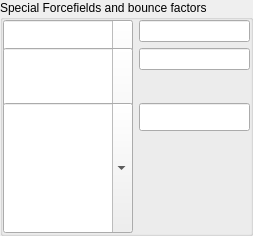
        <widget class="QGroupBox" name="IDC_STATIC_4">
          <property name="title">
            <string>Special Forcefields and bounce factors</string>
          </property>
          <property name="visible">
            <bool>true</bool>
          </property>
          <property name="enabled">
            <bool>true</bool>
          </property>
          <property name="flat">
            <bool>false</bool>
          </property>
          <layout class="QGridLayout" name="layout_4">
            <property name="spacing">
              <number>6</number>
            </property>
            <property name="margin">
              <number>0</number>
            </property>
            <item row="0" column="0" rowspan="5">
              <widget class="QComboBox" name="IDC_FFT1_COMBO">
                <property name="visible">
                  <bool>true</bool>
                </property>
                <property name="enabled">
                  <bool>true</bool>
                </property>
                <property name="editable">
                  <bool>true</bool>
                </property>
                <property name="minimumSize">
                  <size>
                    <width>130</width>
                    <height>110</height>
                  </size>
                </property>
                <property name="sizePolicy">
                  <sizepolicy hsizetype="Preferred" vsizetype="Preferred">
                    <horstretch>0</horstretch>
                    <verstretch>0</verstretch>
                  </sizepolicy>
                </property>
              </widget>
            </item>
            <item row="0" column="2">
              <widget class="QLineEdit" name="IDC_FIXED_FFT1_EDIT">
                <property name="visible">
                  <bool>true</bool>
                </property>
                <property name="enabled">
                  <bool>true</bool>
                </property>
                <property name="minimumSize">
                  <size>
                    <width>68</width>
                    <height>20</height>
                  </size>
                </property>
                <property name="sizePolicy">
                  <sizepolicy hsizetype="Preferred" vsizetype="Preferred">
                    <horstretch>0</horstretch>
                    <verstretch>0</verstretch>
                  </sizepolicy>
                </property>
              </widget>
            </item>
            <item row="1" column="0" rowspan="5">
              <widget class="QComboBox" name="IDC_FFT2_COMBO">
                <property name="visible">
                  <bool>true</bool>
                </property>
                <property name="enabled">
                  <bool>true</bool>
                </property>
                <property name="editable">
                  <bool>true</bool>
                </property>
                <property name="minimumSize">
                  <size>
                    <width>130</width>
                    <height>130</height>
                  </size>
                </property>
                <property name="sizePolicy">
                  <sizepolicy hsizetype="Preferred" vsizetype="Preferred">
                    <horstretch>0</horstretch>
                    <verstretch>0</verstretch>
                  </sizepolicy>
                </property>
              </widget>
            </item>
            <item row="1" column="2">
              <widget class="QLineEdit" name="IDC_FFT2_EDIT">
                <property name="visible">
                  <bool>true</bool>
                </property>
                <property name="enabled">
                  <bool>true</bool>
                </property>
                <property name="minimumSize">
                  <size>
                    <width>68</width>
                    <height>20</height>
                  </size>
                </property>
                <property name="sizePolicy">
                  <sizepolicy hsizetype="Preferred" vsizetype="Preferred">
                    <horstretch>0</horstretch>
                    <verstretch>0</verstretch>
                  </sizepolicy>
                </property>
              </widget>
            </item>
            <item row="3" column="0" rowspan="4">
              <widget class="QComboBox" name="IDC_FFT3_COMBO">
                <property name="visible">
                  <bool>true</bool>
                </property>
                <property name="enabled">
                  <bool>true</bool>
                </property>
                <property name="editable">
                  <bool>true</bool>
                </property>
                <property name="minimumSize">
                  <size>
                    <width>130</width>
                    <height>130</height>
                  </size>
                </property>
                <property name="sizePolicy">
                  <sizepolicy hsizetype="Preferred" vsizetype="Preferred">
                    <horstretch>0</horstretch>
                    <verstretch>0</verstretch>
                  </sizepolicy>
                </property>
              </widget>
            </item>
            <item row="3" column="2">
              <widget class="QLineEdit" name="IDC_FFT3_EDIT">
                <property name="visible">
                  <bool>true</bool>
                </property>
                <property name="enabled">
                  <bool>true</bool>
                </property>
                <property name="minimumSize">
                  <size>
                    <width>68</width>
                    <height>20</height>
                  </size>
                </property>
                <property name="sizePolicy">
                  <sizepolicy hsizetype="Preferred" vsizetype="Preferred">
                    <horstretch>0</horstretch>
                    <verstretch>0</verstretch>
                  </sizepolicy>
                </property>
              </widget>
            </item>
          </layout>
          <property name="minimumSize">
            <size>
              <width>253</width>
              <height>89</height>
            </size>
          </property>
          <property name="sizePolicy">
            <sizepolicy hsizetype="Preferred" vsizetype="Preferred">
              <horstretch>0</horstretch>
              <verstretch>0</verstretch>
            </sizepolicy>
          </property>
        </widget>
